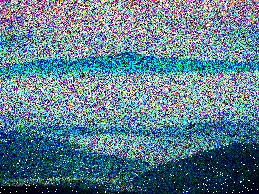
#> input picture ARk-Sub/Task2.2/Scenary/noisy.jpg, 259 x 194 px, found by its file name
$ python noisy_clean.py
#> lines starting #> are read from the running program, lines starting #| are printed output that depends on the picture
import cv2    #noisy
import numpy as np

# Load the image
image = cv2.imread(r"C:\Users\soumy\Downloads\noisy.jpg")
#> image is the input picture: shape (194, 259, 3); mean B, G, R 141.7, 125.4, 93.3

if image is None:
    print("Error: Could not find image. Check the filename or path.")
else:
    # 1. Strong Bilateral Filter
    # This is better than Median Blur because it doesn't just blur everything;
    # it only smooths pixels with similar colors, keeping edges crisp.
    # d=9, sigmaColor=75, sigmaSpace=75
    denoised = cv2.bilateralFilter(image, 9, 75, 75)
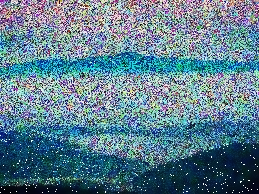
#> denoised: shape (194, 259, 3); mean B, G, R 142.1, 125.6, 93

    # 2. Multi-pass Non-Local Means (Light strength)
    # This cleans up the remaining color "jitter" without making it look like plastic.
    denoised_fine = cv2.fastNlMeansDenoisingColored(denoised, None, 10, 10, 7, 21)
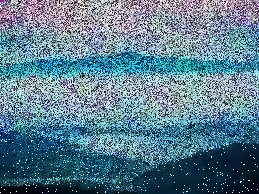
#> denoised_fine: shape (194, 259, 3); mean B, G, R 143.2, 125.3, 91.5

    # 3. Detail Enhancement
    # This OpenCV function is specifically designed to make features visible
    # without creating the "glitchy" artifacts you saw earlier.
    # sigma_s controls smoothness, sigma_r controls edge preservation.
    enhanced = cv2.detailEnhance(denoised_fine, sigma_s=10, sigma_r=0.15)
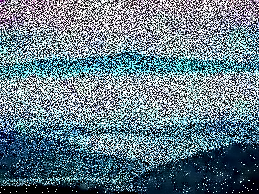
#> enhanced: shape (194, 259, 3); mean B, G, R 135, 123.6, 101.7

    # 4. Final Contrast Boost
    # We use a slight Gamma Correction to pull the mountain features out of the shadows.
    gamma = 1.2
    invGamma = 1.0 / gamma
    table = np.array([((i / 255.0) ** invGamma) * 255 for i in np.arange(0, 256)]).astype("uint8")
    final_output = cv2.LUT(enhanced, table)

    # Save and show
    cv2.imwrite('enhanced_landscape.jpg', final_output)
    cv2.imshow('Final Cleaned Result', final_output)
    cv2.waitKey(0)
    cv2.destroyAllWindows()
